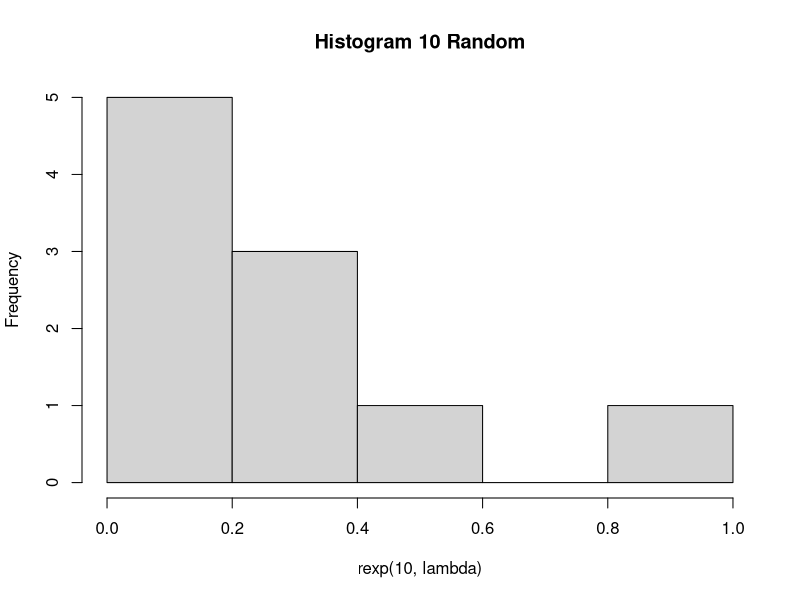
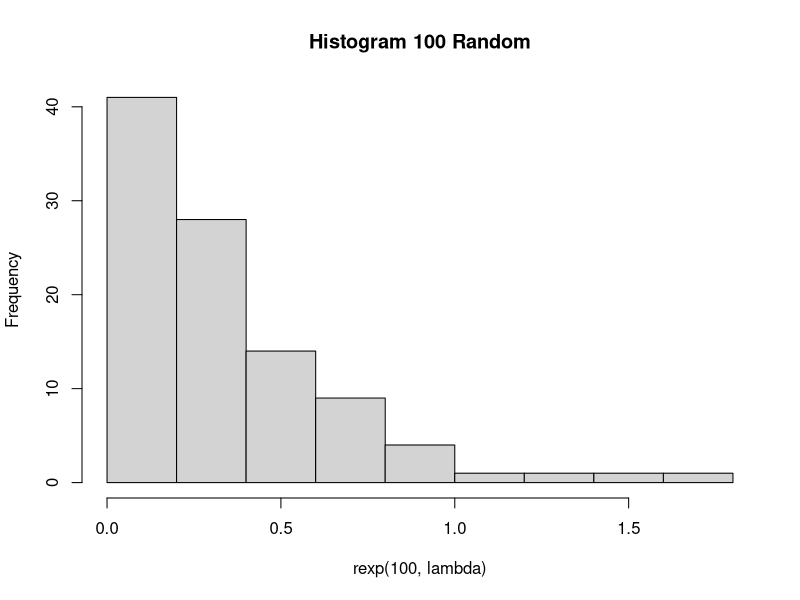
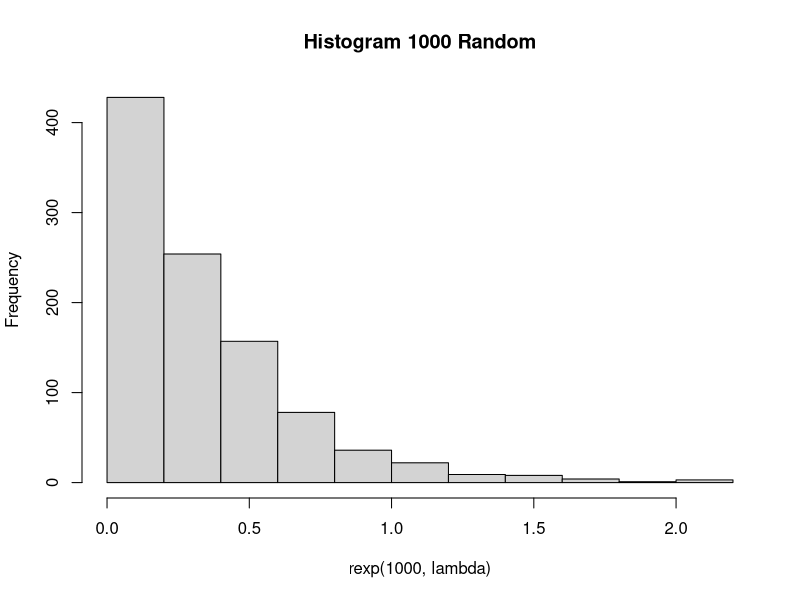
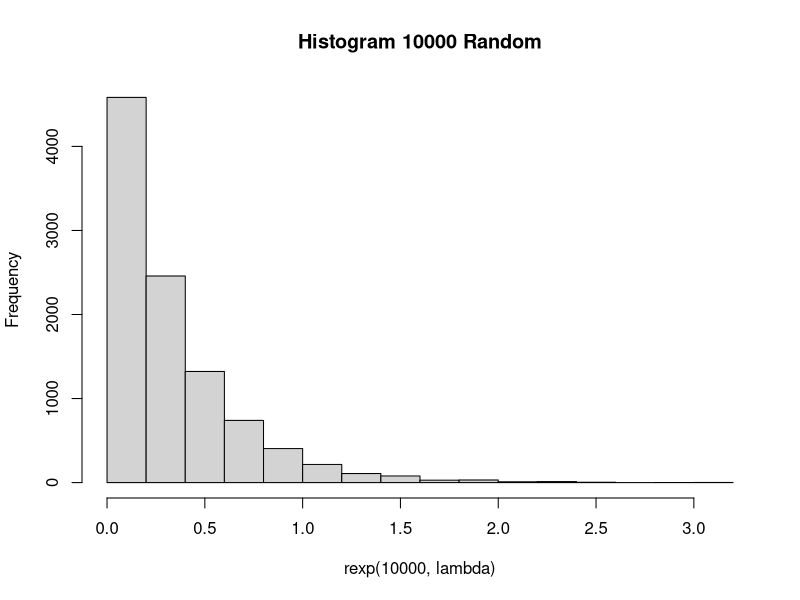

Here is the R script that generated these plots, in order:
# a. Fungsi probabilitas dan Distribusi Exponensial lambda = 3
lambda = 3

set.seed(1)
rnorm(1)

p <- rexp(1,lambda)
p

# b. Histogram eksponensial 10, 100, 1000, dan 10000 random
lambda = 3

set.seed(1)
hist(rexp(10,lambda), 
     main = "Histogram 10 Random")
hist(rexp(100,lambda), 
     main = "Histogram 100 Random")
hist(rexp(1000,lambda), 
     main = "Histogram 1000 Random")
hist(rexp(10000,lambda), 
     main = "Histogram 10000 Random")

# c. Nilai rataan dan varians untuk n = 100 dan lambda = 3
lambda = 3
n = 100
set.seed(1)

rataan = mean(rexp(n,lambda))
rataan

varians = (sd(rexp(n,lambda)))^2
varians